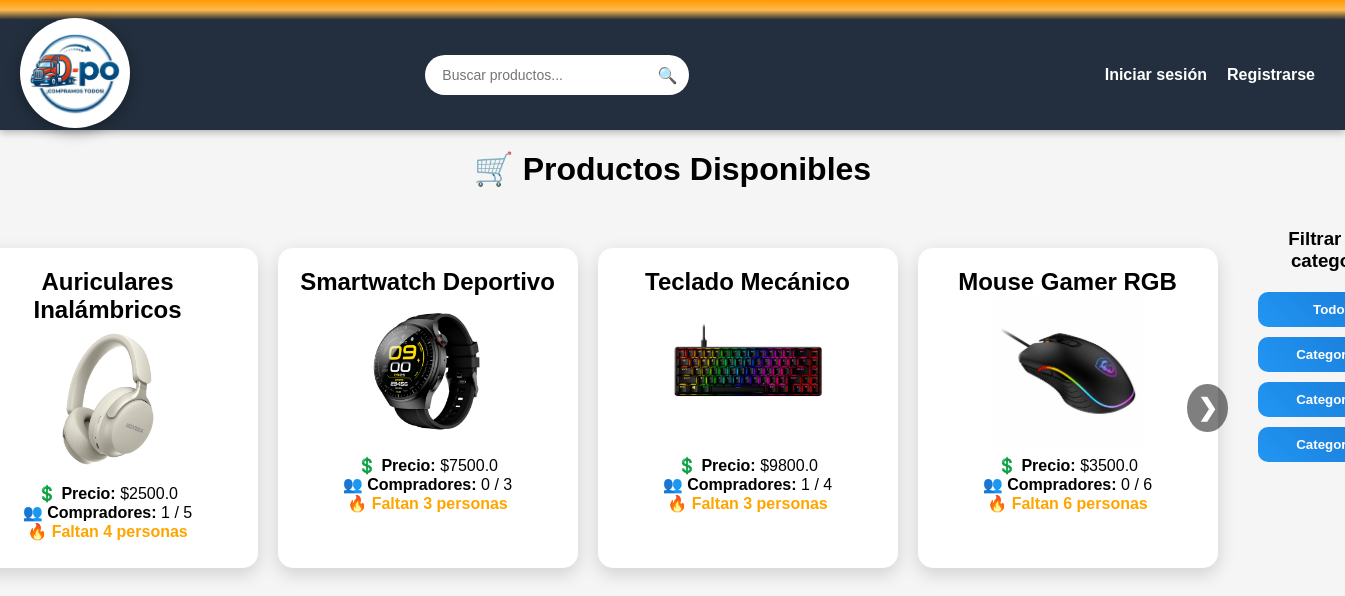
The app's page /, older data.
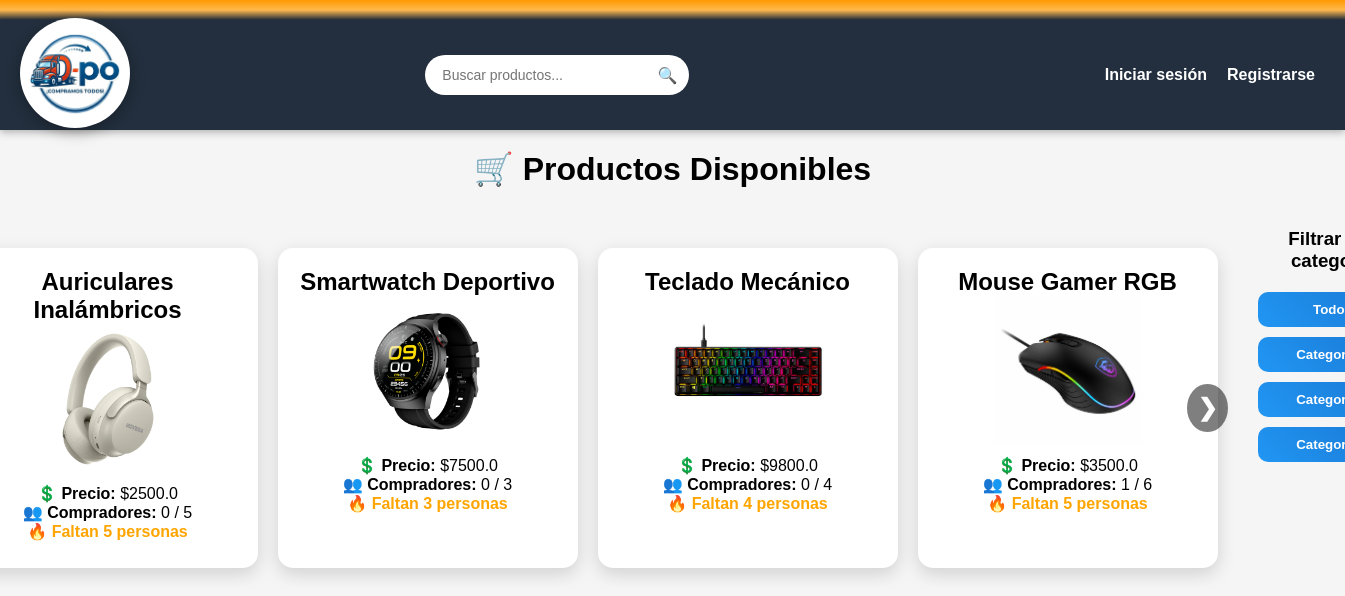
The same page, newer data.
### tables this page shows
CREATE TABLE productos (
    id INTEGER PRIMARY KEY AUTOINCREMENT,
    nombre TEXT NOT NULL,
    precio REAL NOT NULL,
    stock INTEGER NOT NULL,
    min_compradores INTEGER NOT NULL,
    compradores_actual INTEGER DEFAULT 0,
    descripcion TEXT,
    imagen TEXT
);

### app.py (the view)
@app.route('/')
def home():
    busqueda = request.args.get('q')  # 👈 AGREGAR ESTO
    conn = get_db_connection()
    cursor = conn.cursor()
    if busqueda:
        cursor.execute(
            "SELECT * FROM productos WHERE nombre LIKE ?",
            ('%' + busqueda + '%',)
        )
    else:
        cursor.execute('SELECT * FROM productos')
    productos = cursor.fetchall()
    conn.close()
    productos_final = []
    for p in productos:
        progreso, color = calcular_progreso(p)
        productos_final.append(p + (progreso, color))
    return render_template('index.html', productos=productos_final)

### app.py (called while the page is built)
def get_db_connection():
    conn = sqlite3.connect(db_path)
    return conn

def calcular_progreso(producto):
    min_compradores = producto[4] if producto[4] else 1
    compradores_actual = producto[5] if producto[5] else 0
    progreso = min(100, int((compradores_actual / min_compradores) * 100))
    if progreso < 50:
        color = '#f44336'
    elif progreso < 100:
        color = '#ffeb3b'
    else:
        color = '#4caf50'
    return progreso, color

@app.context_processor
def inject_carrito_count():
    if 'usuario_nombre' in session:
        conn = get_db_connection()
        cursor = conn.cursor()
        cursor.execute(
            "SELECT COUNT(*) FROM carrito WHERE usuario = ?",
            (session['usuario_nombre'],)
        )
        count = cursor.fetchone()[0]
        conn.close()
    else:
        count = 0
    return dict(carrito_count=count)

### templates/index.html (shortened to what this page needs)
<!DOCTYPE html>
<html lang="es">
<head>
    <link rel="stylesheet" href="{{ url_for('static', filename='css/style.css') }}">
</head>
<body class="index-page">
    <div class="top-bar"></div>
    {% include 'navbar.html' %}
    <h1>🛒 Productos Disponibles</h1>
    <div class="productos-filtros-container">
        <div class="carrusel-container">
            <div class="productos-scroll" id="scrollProductos">
                {% for producto in productos %}
                <a href="{{ url_for('detalle_producto', producto_id=producto[0]) }}"
                   class="producto-link" data-categoria="{{ producto[8] }}">
                    <div class="producto">
                        <h2>{{ producto[1] }}</h2>
                        <img src="{{ url_for('static', filename='img/' ~ producto[7]) }}" alt="{{ producto[1] }}">
                        <p><strong>💲 Precio:</strong> ${{ producto[2] }}</p>
                        <p><strong>👥 Compradores:</strong> {{ producto[5] }} / {{ producto[4] }}</p>
                        {% if producto[5] >= producto[4] %}
                            <p class="mensaje-exito">🎉 ¡Compra grupal ACTIVADA!</p>
                        {% else %}
                            <p class="mensaje-alerta">🔥 Faltan {{ producto[4] - producto[5] }} personas</p>
                        {% endif %}
                    </div>
                </a>
                {% endfor %}
            </div>
            <button class="flecha derecha" onclick="scrollProductos(1)">❯</button>
        </div>
        <aside class="filtros-sidebar">
            <h3>Filtrar por categoría</h3>
            <button class="btn btn-volver" onclick="filtrarCategoria('')">Todos</button>
            <button class="btn btn-volver" onclick="filtrarCategoria('Categoría 1')">Categoría 1</button>
            <button class="btn btn-volver" onclick="filtrarCategoria('Categoría 2')">Categoría 2</button>
            <button class="btn btn-volver" onclick="filtrarCategoria('Categoría 3')">Categoría 3</button>
        </aside>
    </div>
</body>
</html>

### templates/navbar.html
<nav class="navbar">
    <a href="{{ url_for('home') }}" class="logo">
        <img src="{{ url_for('static', filename='img/logo.png') }}" alt="Logo">
    </a>
    <div class="nav-center">
        <form method="GET" action="{{ url_for('home') }}" class="search-box">
            <input
                type="text"
                name="q"
                placeholder="Buscar productos..."
                value="{{ request.args.get('q', '') }}"
            >
            <button type="submit" class="search-btn">🔍</button>
        </form>
    </div>
    <div class="nav-right">
        {% if session.get('usuario_id') %}
            <span class="user">
                Bienvenido/a {{ session['usuario_nombre'] }}
            </span>
            <a href="{{ url_for('carrito') }}" class="nav-link">
                🛒 Carrito ({{ carrito_count }})
            </a>
            <a href="{{ url_for('logout') }}" class="nav-link logout">
                Cerrar sesión
            </a>
        {% else %}
            <a href="{{ url_for('login') }}" class="nav-link">
                Iniciar sesión
            </a>
            <a href="{{ url_for('register') }}" class="nav-link btn-register">
                Registrarse
            </a>
        {% endif %}
    </div>
</nav>

### static/css/style.css (style rules this page uses)
* { margin: 0; padding: 0; box-sizing: border-box; }
body { font-family: Arial, sans-serif; background-color: #f5f5f5; text-align: center; margin: 0; padding: 0; }
h1 { margin: 20px 0; }
.navbar { position: relative; display: flex; justify-content: space-between; align-items: center; background-color: #232f3e; padding: 25px 30px; color: white; box-shadow: 0 2px 8px rgba(0,0,0,0.3); flex-wrap: wrap; }
.top-bar { height: 20px; background: linear-gradient(to bottom, #ff9900, #ffb84d, #232f3e); }
.logo { position: absolute; top: 50%; left: 20px; transform: translateY(-50%); }
.logo img { width: 110px; height: 110px; object-fit: cover; border-radius: 50%; background: white; padding: 8px; box-shadow: 0 4px 15px rgba(0,0,0,0.3); transition: transform 0.8s ease-in-out; cursor: pointer; }
.nav-center { flex: 1; display: flex; justify-content: center; margin: 10px 0; }
.search-box { position: relative; display: flex; align-items: center; background: white; border-radius: 25px; padding: 2px; }
.search-box input { width: 260px; padding: 10px 40px 10px 15px; border-radius: 25px; border: none; outline: none; font-size: 14px; }
.search-btn { all: unset; position: absolute; right: 12px; cursor: pointer; font-size: 16px; color: #555; }
.nav-right { display: flex; align-items: center; }
.nav-right a { margin-left: 20px; color: white; text-decoration: none; font-weight: bold; transition: 0.2s; }
.producto { background: white; min-width: 300px; flex: 0 0 auto; padding: 20px; border-radius: 15px; box-shadow: 0 6px 18px rgba(0,0,0,0.15); transition: transform 0.3s, box-shadow 0.3s; min-height: 270px; display: flex; flex-direction: column; align-items: center; }
.producto img { width: 100%; height: auto; object-fit: contain; max-height: 150px; border-radius: 10px; margin-bottom: 10px; }
.producto-link { text-decoration: none; color: inherit; }
button { padding: 10px 15px; border: none; border-radius: 10px; cursor: pointer; font-weight: bold; transition: 0.3s; }
.btn { background: linear-gradient(45deg, #2196f3, #1976d2); color: white; }
.btn-volver { background-color: #555; color: white; }
.mensaje-alerta { color: orange; font-weight: bold; }
.carrusel-container { position: relative; display: flex; align-items: center; }
.productos-scroll { display: flex; overflow-x: auto; gap: 20px; padding: 20px; scroll-behavior: smooth; flex-wrap: nowrap; align-items: flex-start; -webkit-overflow-scrolling: touch; }
.flecha { position: absolute; top: 50%; transform: translateY(-50%); background: rgba(0,0,0,0.5); color: white; border: none; font-size: 24px; padding: 10px; cursor: pointer; border-radius: 50%; z-index: 10; }
.derecha { right: 10px; }
.productos-filtros-container { display: flex; justify-content: center; align-items: flex-start; gap: 20px; padding: 20px; }
.filtros-sidebar { display: flex; flex-direction: column; gap: 10px; min-width: 150px; }
.filtros-sidebar h3 { margin-bottom: 10px; }
.index-page .producto { min-height: 320px; }

Row changes from the older to the newer data that the page shows:
changed productos "Auriculares Inalámbricos": compradores_actual "1" → "0"; producto[4]-producto[5] "4" → "5"
changed productos "Teclado Mecánico": compradores_actual "1" → "0"; producto[4]-producto[5] "3" → "4"
changed productos "Mouse Gamer RGB": compradores_actual "0" → "1"; producto[4]-producto[5] "6" → "5"
